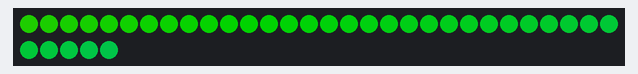
The program below on a simulated Raspberry Pi Pico running CircuitPython. Parts: 35 RGB LEDs in strip order, left to right, continuing on the next row. Dim RGB values are drawn brighter than linear; random numbers come from a fixed seed.

Above: at 0.45 s.
At 1.35 s:
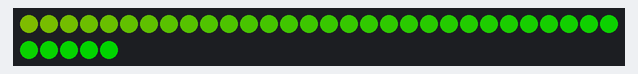
At 2.55 s:
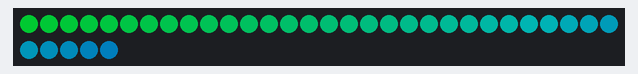
At 4.65 s:
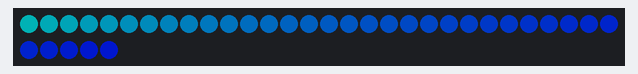
At 20.71 s:
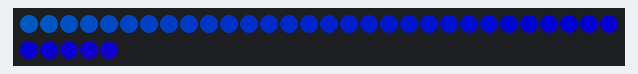
At 39.87 s:
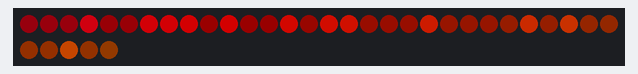

The program:

06_neopixel_rainbows.py
```python
## ---  NEOPIXEL RAINBOW MODES  ---- ##
#    tested with tinkertanks moon     #

import board, neopixel
import adafruit_fancyled.adafruit_fancyled as fancy
from adafruit_led_animation.animation.rainbow import Rainbow
from adafruit_led_animation.animation.rainbowchase import RainbowChase
from adafruit_led_animation.animation.rainbowcomet import RainbowComet
from adafruit_led_animation.animation.rainbowsparkle import RainbowSparkle
from adafruit_led_animation.sequence import AnimationSequence

# Update to match the pin connected to your NeoPixels
pixel_pin = board.GP21
# Update to match the number of NeoPixels you have connected
pixel_num = 35

pixels = neopixel.NeoPixel(pixel_pin, pixel_num, brightness=0.5, auto_write=False)

rainbow = Rainbow(pixels, speed=0.01, period=1)
rainbow_chase = RainbowChase(pixels, speed=0.1, size=5, spacing=3)
rainbow_comet = RainbowComet(pixels, speed=0.05, tail_length=11, bounce=True)
rainbow_sparkle = RainbowSparkle(pixels, speed=0.1, num_sparkles=15)


animations = AnimationSequence(
    rainbow,
    rainbow_chase,
    rainbow_comet,
    rainbow_sparkle,
    advance_interval=5,
    auto_clear=True,
)

while True:
    animations.animate()
```
